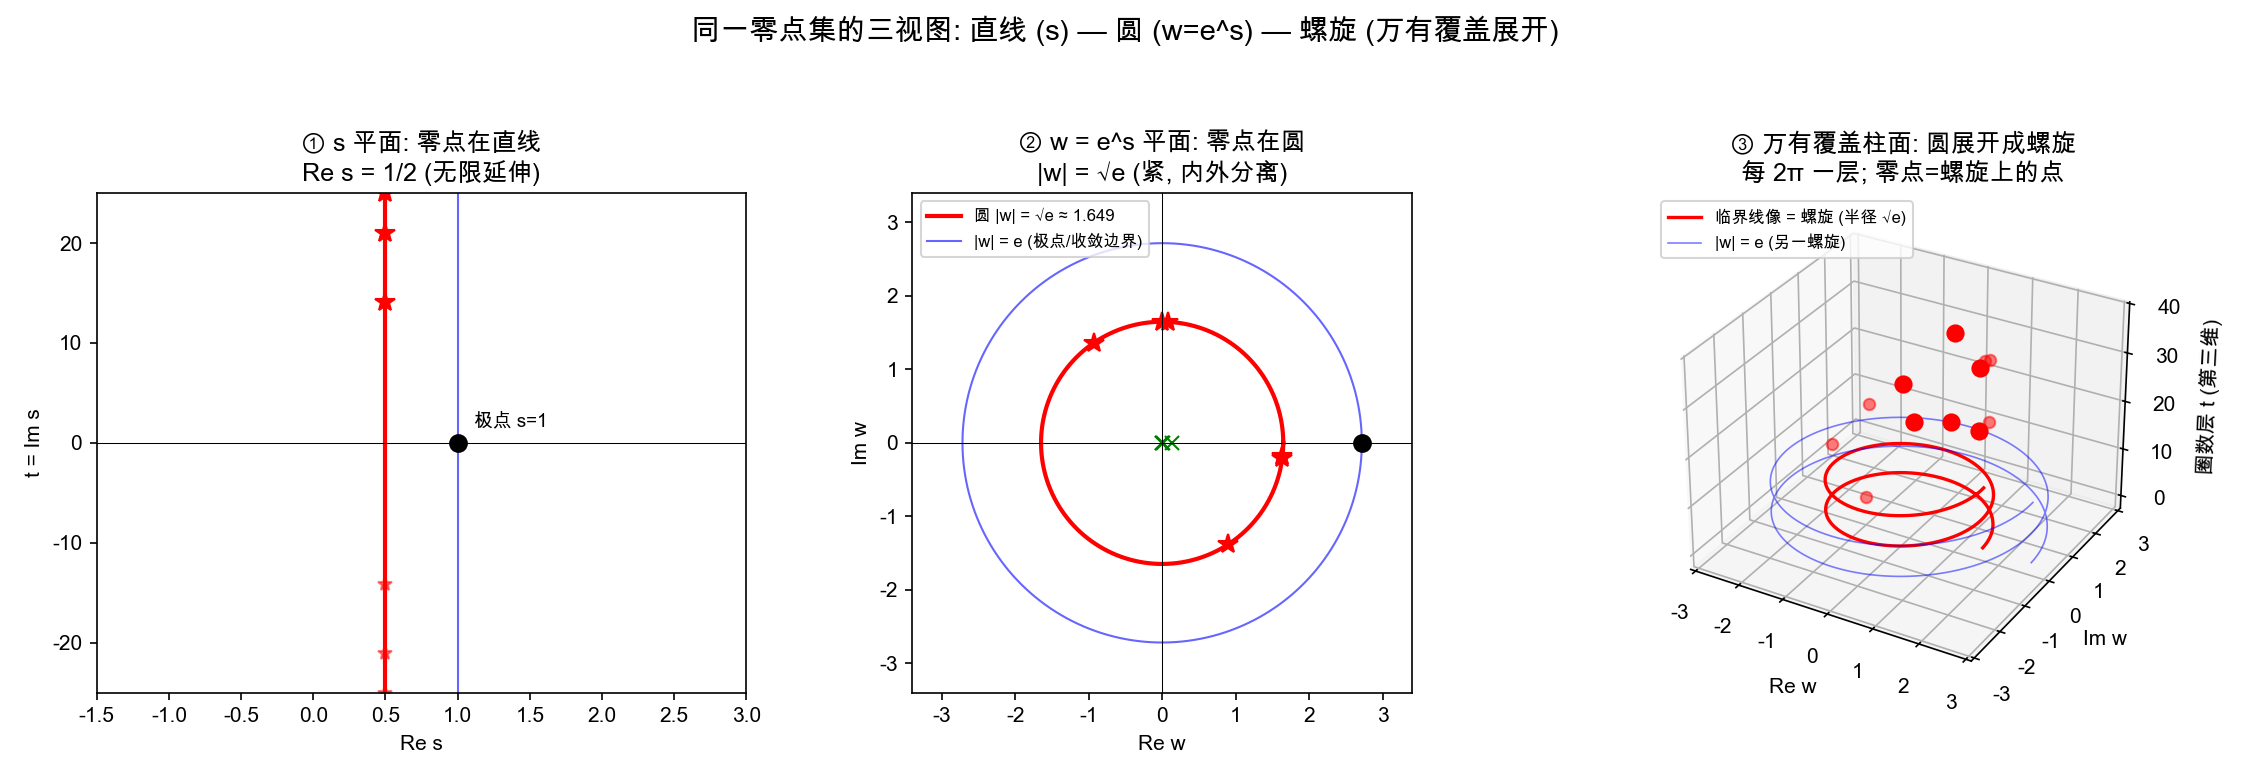

Python code for this plot:
#!/usr/bin/env python3
# -*- coding: utf-8 -*-
"""
fig7: 同一零点集的三视图 — 直线(s) / 圆(w=e^s) / 螺旋(万有覆盖柱面)
回答: "零点在圆上和直线上有什么区别? 圆是什么样? 有螺旋线吗?"
"""
import mpmath as mp
import numpy as np
import matplotlib
matplotlib.use("Agg")
import matplotlib.pyplot as plt
import matplotlib.font_manager as fm

for _fp in ("/System/Library/Fonts/Supplemental/Arial Unicode.ttf",
            "/System/Library/Fonts/Hiragino Sans GB.ttc",
            "/System/Library/Fonts/PingFang.ttc"):
    try:
        fm.fontManager.addfont(_fp)
    except Exception:
        pass
plt.rcParams["font.family"] = "sans-serif"
plt.rcParams["font.sans-serif"] = ["Arial Unicode MS", "Hiragino Sans GB",
                                  "PingFang HK", "Songti SC"]
plt.rcParams["axes.unicode_minus"] = False

OUT = "viz"
SQRT_E = float(np.e) ** 0.5
N = 6
gammas = [float(mp.im(mp.zetazero(n))) for n in range(1, N + 1)]

fig = plt.figure(figsize=(15, 5.2))

# ---------------- 左: s 平面 (直线) ----------------
a1 = fig.add_subplot(1, 3, 1)
t = np.linspace(-25, 25, 400)
a1.plot([0.5, 0.5], [-25, 25], "r-", lw=2)
a1.plot([1, 1], [-25, 25], "b-", lw=1, alpha=0.6)
for g in gammas:
    a1.plot(0.5, g, "r*", ms=10)
    a1.plot(0.5, -g, "r*", ms=7, alpha=0.5)
a1.plot(1, 0, "ko", ms=8)
a1.axhline(0, color="k", lw=0.5)
a1.set_xlim(-1.5, 3); a1.set_ylim(-25, 25)
a1.set_xlabel("Re s"); a1.set_ylabel("t = Im s")
a1.set_title("① s 平面: 零点在直线\nRe s = 1/2 (无限延伸)")
a1.annotate("极点 s=1", (1, 0), textcoords="offset points", xytext=(8, 8), fontsize=9)

# ---------------- 中: w 平面 (圆) ----------------
a2 = fig.add_subplot(1, 3, 2)
th = np.linspace(0, 2 * np.pi, 800)
a2.plot(SQRT_E * np.cos(th), SQRT_E * np.sin(th), "r-", lw=2,
        label="圆 |w| = √e ≈ 1.649")
a2.plot(np.e * np.cos(th), np.e * np.sin(th), "b-", lw=1, alpha=0.6,
        label="|w| = e (极点/收敛边界)")
for g in gammas:
    w = np.exp(0.5 + 1j * g)
    a2.plot(w.real, w.imag, "r*", ms=10)
a2.plot(np.e, 0, "ko", ms=8)
# 平凡零点 (圆内点列)
for k in range(1, 5):
    a2.plot(np.exp(-2 * k), 0, "gx", ms=7)
a2.axhline(0, color="k", lw=0.5); a2.axvline(0, color="k", lw=0.5)
a2.set_xlim(-3.4, 3.4); a2.set_ylim(-3.4, 3.4)
a2.set_aspect("equal")
a2.set_xlabel("Re w"); a2.set_ylabel("Im w")
a2.set_title("② w = e^s 平面: 零点在圆\n|w| = √e (紧, 内外分离)")
a2.legend(loc="upper left", fontsize=8)

# ---------------- 右: 万有覆盖柱面 (螺旋) ----------------
a3 = fig.add_subplot(1, 3, 3, projection="3d")
# 螺旋柱面: 临界线的像在 (Re w, Im w, 圈数层) 坐标下 = 半径 √e 的螺旋
tt = np.linspace(0, 4 * np.pi, 1200)
a3.plot(SQRT_E * np.cos(tt), SQRT_E * np.sin(tt), tt, "r-", lw=1.6,
        label="临界线像 = 螺旋 (半径 √e)")
a3.plot(np.e * np.cos(tt), np.e * np.sin(tt), tt, "b-", lw=0.8, alpha=0.5,
        label="|w| = e (另一螺旋)")
# 零点: 高度 = γ_n, 角度 = γ_n mod 2π
for g in gammas:
    a3.scatter([SQRT_E * np.cos(g)], [SQRT_E * np.sin(g)], [g],
               c="red", s=60, depthshade=False)
    a3.scatter([SQRT_E * np.cos(-g)], [SQRT_E * np.sin(-g)], [abs(g)],
               c="red", s=30, alpha=0.5, depthshade=False)
# 层标记 (每 2π 一层)
for k in range(5):
    a3.add_line(plt.Line2D([0], [0], color="gray", lw=0.4, alpha=0.4))
a3.set_xlabel("Re w"); a3.set_ylabel("Im w")
a3.set_zlabel("圈数层 t (第三维)")
a3.set_title("③ 万有覆盖柱面: 圆展开成螺旋\n每 2π 一层; 零点=螺旋上的点")
a3.legend(loc="upper left", fontsize=8)

fig.suptitle("同一零点集的三视图: 直线 (s) — 圆 (w=e^s) — 螺旋 (万有覆盖展开)",
             fontsize=14)
fig.tight_layout(rect=[0, 0, 1, 0.93])
fig.savefig(f"{OUT}/fig7_three_views.png", dpi=150)
plt.close(fig)
print("fig7_three_views.png 已生成")

# ---------------- 附加: 零点在圆上的聚点结构 (最小角度间隙) ----------------
print()
print("零点在圆上的角度间隙 (γ mod 2π):")
for M in [30, 100, 300]:
    gs = np.array([float(mp.im(mp.zetazero(n))) for n in range(1, M + 1)])
    ths = np.sort(gs % (2 * np.pi))
    gaps = np.diff(np.concatenate([ths, [ths[0] + 2 * np.pi]]))
    print(f"  前 {M:3d} 个零点: 最小角度间隙 = {gaps.min():.4f} rad"
          f"  (最大 = {gaps.max():.4f})")
print("最小间隙随 N 减小 → 角度在圆上趋于稠密的雏形 (聚点=全圆, 猜测非定理)")
